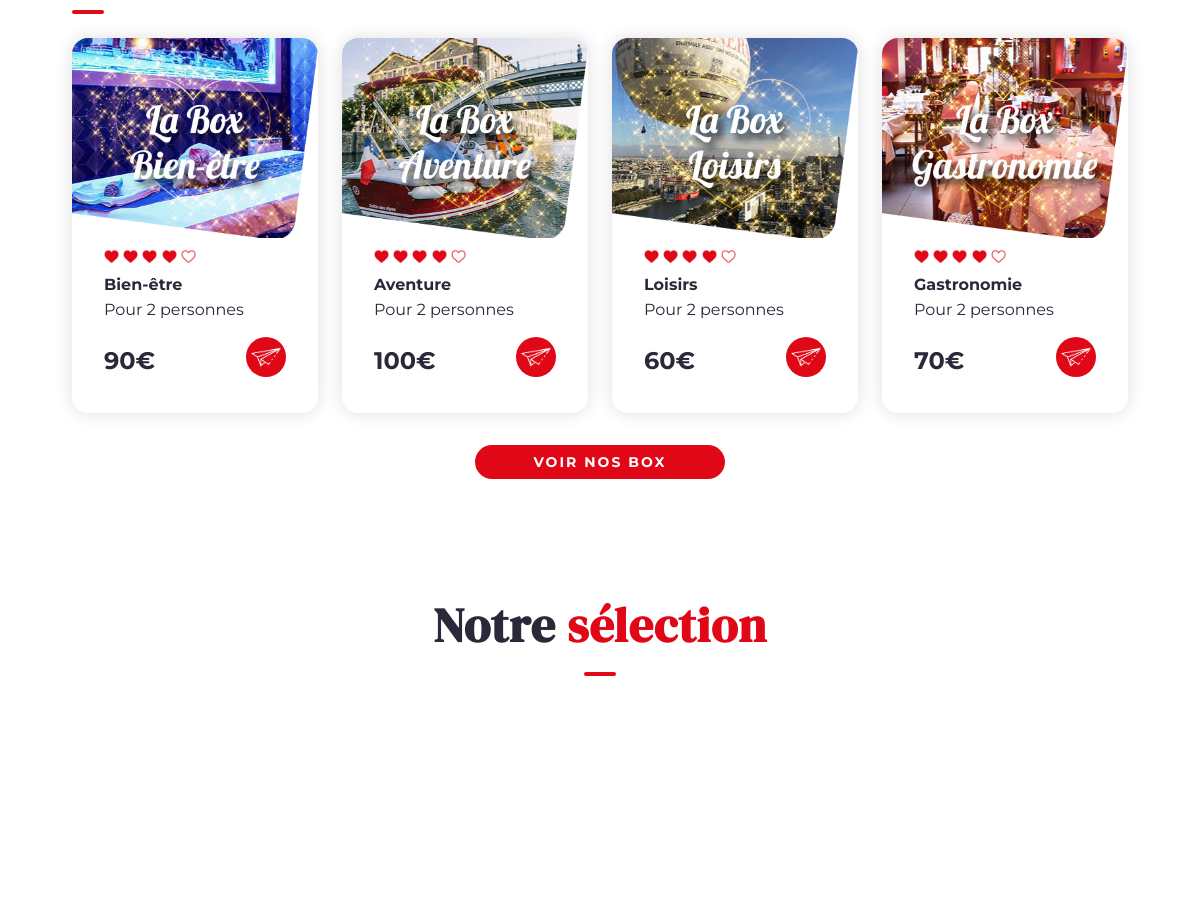
Before: / (middle part) with the older database file.
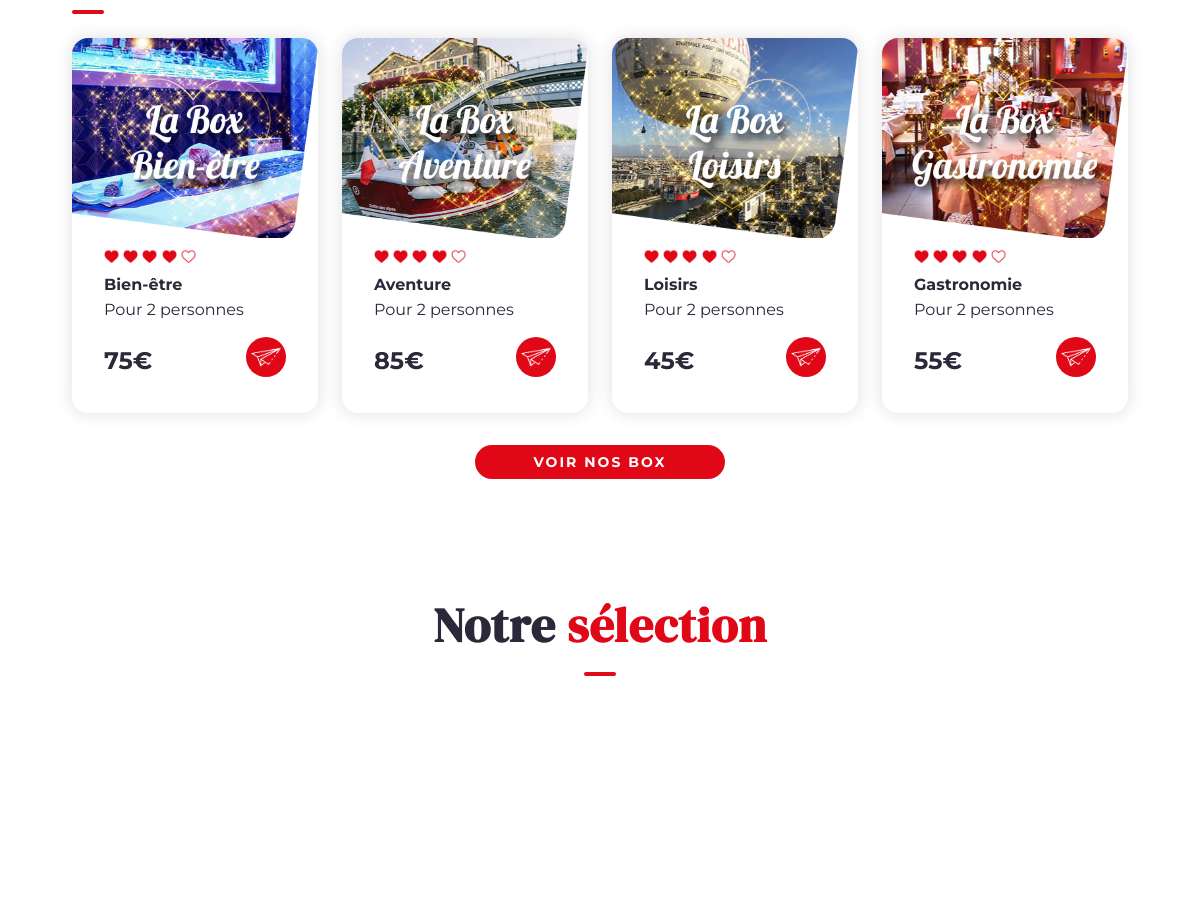
After: the same page with the newer database file.
### tables this page shows
CREATE TABLE `produit` (
  `id_produit` int(11) NOT NULL,
  `titre` varchar(255) NOT NULL,
  `description` text NOT NULL,
  `photo` varchar(255) NOT NULL,
  `prix` float NOT NULL,
  `stock` int(11) NOT NULL
);

### index.php (the view, shortened to what this page needs)
<?php
require_once("include/init.php");
$pdo_statement = $pdo_object->prepare("SELECT * FROM produit ORDER BY RAND() LIMIT 4");
$pdo_statement->execute();
$pdo_statement_3 = $pdo_object->prepare("SELECT * FROM article ORDER BY RAND() LIMIT 5");
$pdo_statement_3->execute();
require_once("include/header.php");
?>
        <div id="content_davy">
            <link rel="stylesheet" href="<?= URL ?>/include/css/style_intro.css">
            <link rel="stylesheet" href="<?= URL ?>/include/css/style_slick.min.css">
            <link rel="stylesheet" href="<?= URL ?>/include/css/style_slick_theme.min.css">
            <link rel="stylesheet" href="<?= URL ?>/include/css/style_slider.css">
            <link rel="stylesheet" href="<?= URL ?>/include/css/style_cadre.css">
            <br><br>
            <div class="container mt-5 mb-3">
                <hr class="anime_scroll_davy">
            </div>
            <div class="container">
                <div class="row">
                    <?php if ($pdo_statement->rowCount() > 0) : ?>
                    <?php while ($produit_array = $pdo_statement->fetch(PDO::FETCH_ASSOC)) : ?>
                    <div class="col-lg-3 col-md-6 mb-3">
                        <div class="cadre_davy">
                            <div class="image_cadre_davy">
                                <img src="<?= URL ?>/images/cadre-2-min.png" class="image_cadre_1_davy" alt="Cadre">
                            </div>
                            <p class="texte_cadre_davy">
                                <img src="<?= URL ?>/images/icon-coeur-min.png" class="image_cadre_note_davy" alt="Icon coeur">
                                <img src="<?= URL ?>/images/icon-coeur-min.png" class="image_cadre_note_davy" alt="Icon coeur">
                                <img src="<?= URL ?>/images/icon-coeur-min.png" class="image_cadre_note_davy" alt="Icon coeur">
                                <img src="<?= URL ?>/images/icon-coeur-min.png" class="image_cadre_note_davy" alt="Icon coeur">
                                <img src="<?= URL ?>/images/icon-coeur-vide-min.png" class="image_cadre_note_davy" alt="Icon coeur">
                                <br>
                                <strong><?= $produit_array['titre'] ?></strong><br>
                                Pour 2 personnes<br><br>
                                <strong class="prix_cadre_davy"><?= $produit_array['prix'] ?>€</strong>
                                <a href="<?= URL ?>/box=<?= $produit_array['id_produit'] ?>" title="<?= URL ?>/box=<?= $produit_array['id_produit'] ?>"><i class="icon_cadre_davy"><img src="<?= URL ?>/images/icon-voir-min.png" class="image_cadre_icon_davy" alt="Icon voir"></i></a>
                            </p>
                        </div>
                    </div>
                    <?php endwhile; ?>
                    <?php else : ?>
                    <p>Aucun produit</p>
                    <?php endif; ?>
                </div>
            </div>
            <div class="text_center_davy mb-5">
                <a aria-label="Voyage" class="bouton_anim_davy block_center_davy" data-text="Voir nos Box" href="<?= URL ?>/liste-box" title="Box voyage">
                </a>
            </div><br>
            <div class="container text_center_davy mt-5 mb-3">
                <h2>Notre <span class="color_red_davy serif_davy">sélection</span></h2>
                <hr class="block_center_davy anime_scroll_davy">
            </div>
            <div class="mb-5">
                <div class="slider slider-for-2">
                    <?php while ($article_photo_array = $pdo_statement_3->fetch(PDO::FETCH_ASSOC)) : ?>
                    <div class="cadre_2_davy">
                        <img src="<?= URL ?>/images/<?= $article_photo_array['photo'] ?>" class="image_slider_2_davy width_full_davy" alt="<?= $article_photo_array['photo'] ?>">
                    </div>
                    <?php endwhile; ?>
                </div>
            </div>
        </div>
<?php
require_once("include/footer.php");
?>

Changed rows visible on the page:
changed produit "Bien-être": prix "90" → "75"
changed produit "Aventure": prix "100" → "85"
changed produit "Loisirs": prix "60" → "45"
changed produit "Gastronomie": prix "70" → "55"
